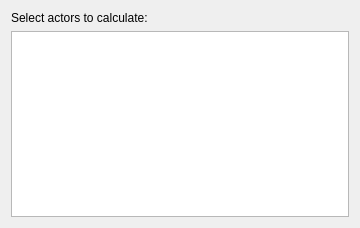
<?xml version="1.0" encoding="UTF-8"?>
<ui version="4.0">
 <class>Form</class>
 <widget class="QWidget" name="Form">
  <property name="geometry">
   <rect>
    <x>0</x>
    <y>0</y>
    <width>360</width>
    <height>228</height>
   </rect>
  </property>
  <property name="windowTitle">
   <string>Form</string>
  </property>
  <layout class="QGridLayout" name="gridLayout">
   <item row="1" column="0">
    <widget class="QListWidget" name="listWidget">
     <property name="editTriggers">
      <set>QAbstractItemView::SelectedClicked</set>
     </property>
     <property name="selectionMode">
      <enum>QAbstractItemView::MultiSelection</enum>
     </property>
     <property name="textElideMode">
      <enum>Qt::ElideRight</enum>
     </property>
     <property name="wordWrap">
      <bool>true</bool>
     </property>
     <property name="sortingEnabled">
      <bool>true</bool>
     </property>
    </widget>
   </item>
   <item row="0" column="0">
    <widget class="QLabel" name="label">
     <property name="text">
      <string>Select actors to calculate:</string>
     </property>
    </widget>
   </item>
  </layout>
 </widget>
 <resources/>
 <connections/>
</ui>
